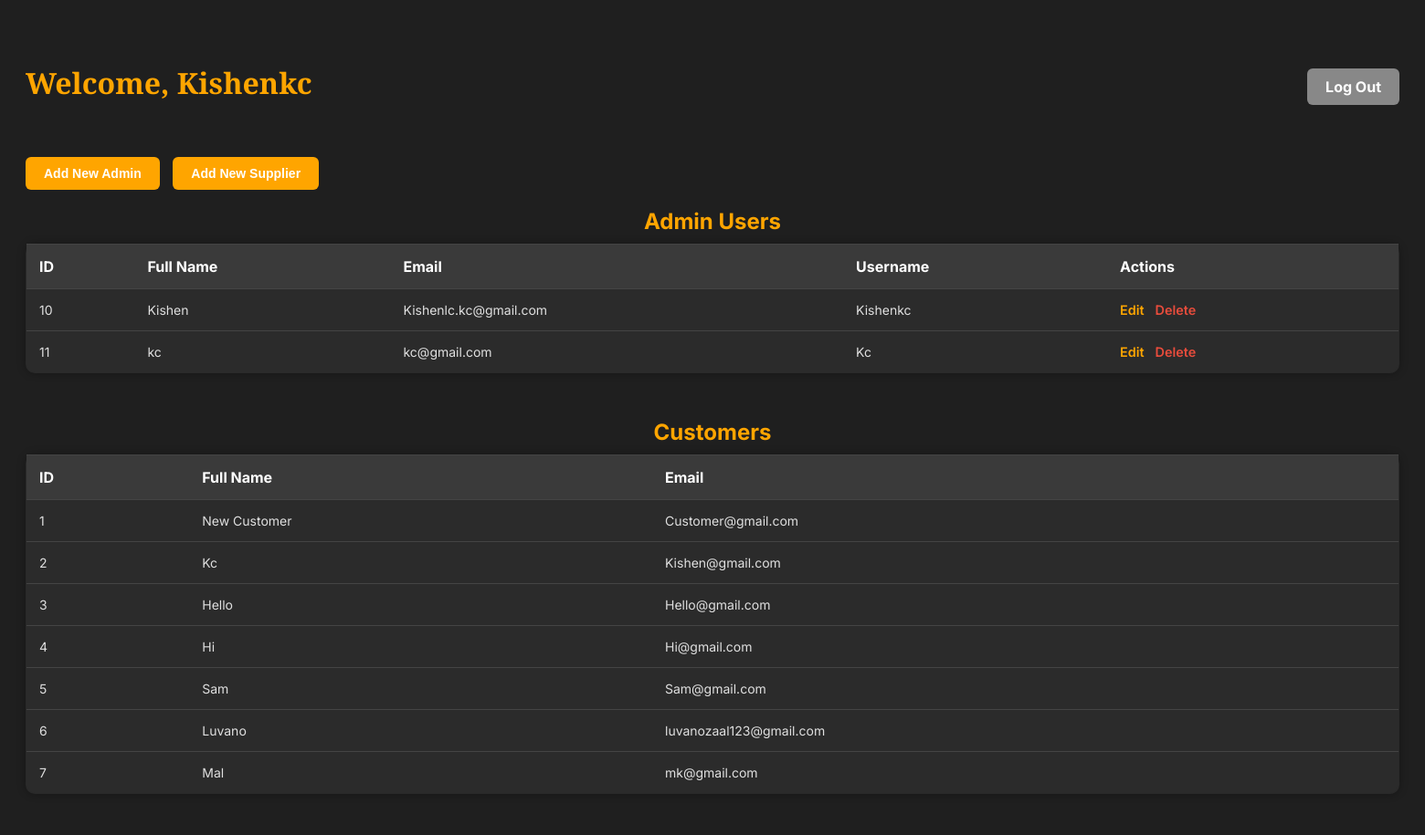
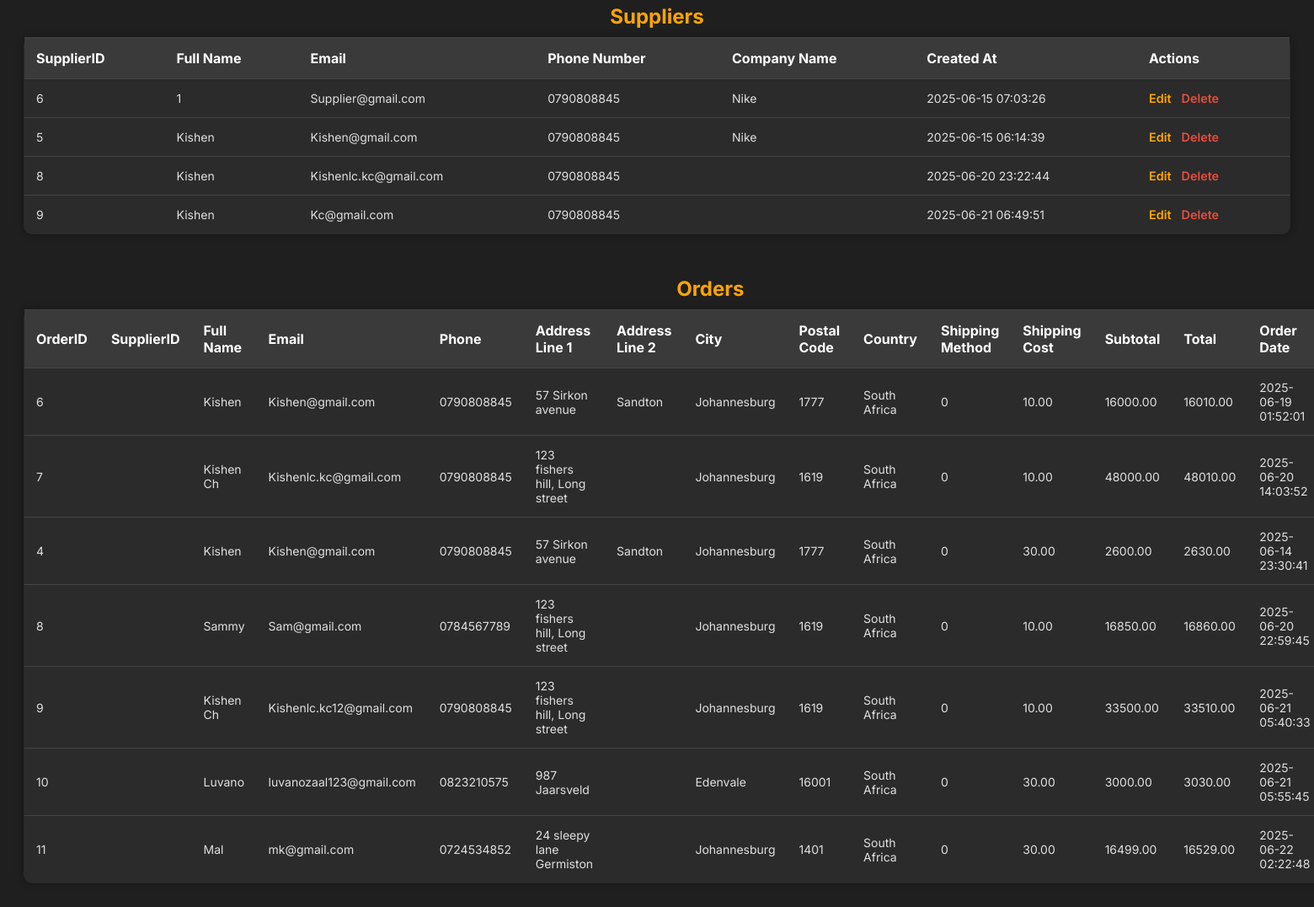
The app's page /admin_dashboard.php (signed in) with its own data (2 pictures, top to bottom).
### tables this page shows
CREATE TABLE `customers` (
  `CustomerID` int(11) NOT NULL,
  `FullName` varchar(100) NOT NULL,
  `Email` varchar(100) NOT NULL,
  `PasswordHash` varchar(255) NOT NULL,
  `CreatedAt` timestamp NOT NULL DEFAULT current_timestamp()
);

CREATE TABLE `suppliers` (
  `SupplierID` int(11) NOT NULL,
  `FullName` varchar(100) NOT NULL,
  `Email` varchar(100) NOT NULL,
  `PasswordHash` varchar(255) NOT NULL,
  `PhoneNumber` varchar(20) DEFAULT NULL,
  `CompanyName` varchar(100) DEFAULT NULL,
  `CreatedAt` timestamp NOT NULL DEFAULT current_timestamp()
);

CREATE TABLE `orders` (
  `OrderID` int(11) NOT NULL,
  `SupplierID` int(11) DEFAULT NULL,
  `FullName` varchar(255) DEFAULT NULL,
  `Email` varchar(255) DEFAULT NULL,
  `Phone` varchar(50) DEFAULT NULL,
  `AddressLine1` varchar(255) DEFAULT NULL,
  `AddressLine2` varchar(255) DEFAULT NULL,
  `City` varchar(100) DEFAULT NULL,
  `PostalCode` varchar(20) DEFAULT NULL,
  `Country` varchar(100) DEFAULT NULL,
  `ShippingMethod` varchar(50) DEFAULT NULL,
  `ShippingCost` decimal(10,2) DEFAULT NULL,
  `Subtotal` decimal(10,2) DEFAULT NULL,
  `Total` decimal(10,2) DEFAULT NULL,
  `OrderDate` datetime DEFAULT current_timestamp()
);

### htdocs/admin_dashboard.php (the view, shortened to what this page needs)
<?php
require 'db.php';
$admin_result = $conn->query("SELECT id, full_name, email, username FROM admins");
$supplier_result = $conn->query("SELECT SupplierID, FullName, Email, PhoneNumber, CompanyName, CreatedAt FROM suppliers");
$order_result = $conn->query("SELECT * FROM orders");
$customer_result = $conn->query("SELECT CustomerID, FullName, Email FROM customers");
?>
<!DOCTYPE html>
<html lang="en">
<head>
</head>
<body>
<div class="header">
    <h1>Welcome, <?= htmlspecialchars($_SESSION['admin_username']) ?></h1>
    <a href="admin_logout.php" class="logout-link">Log Out</a>
</div>
<form action="create_admin.php" method="get"><button type="submit">Add New Admin</button></form>
<form action="supplier_create.php" method="get"><button type="submit">Add New Supplier</button></form>
<table>
    <caption>Admin Users</caption>
    <thead>
        <tr>
            <th>ID</th>
            <th>Full Name</th>
            <th>Email</th>
            <th>Username</th>
            <th>Actions</th>
        </tr>
    </thead>
    <tbody>
        <?php while ($admin = $admin_result->fetch_assoc()): ?>
            <tr>
                <td><?= $admin['id'] ?></td>
                <td><?= htmlspecialchars($admin['full_name']) ?></td>
                <td><?= htmlspecialchars($admin['email']) ?></td>
                <td><?= htmlspecialchars($admin['username']) ?></td>
                <td class="action-links">
                    <a class="edit" href="edit_admin.php?id=<?= $admin['id'] ?>">Edit</a>
                    <a class="delete" href="confirm_delete_admin.php?id=<?= $admin['id'] ?>">Delete</a>
                </td>
            </tr>
        <?php endwhile; ?>
    </tbody>
</table>
<table>
    <caption>Customers</caption>
    <thead>
        <tr>
            <th>ID</th>
            <th>Full Name</th>
            <th>Email</th>
        </tr>
    </thead>
    <tbody>
        <?php while ($customer =$customer_result->fetch_assoc()): ?>
            <tr>
                <td><?= $customer['CustomerID'] ?></td>
                <td><?= htmlspecialchars($customer['FullName']) ?></td>
                <td><?= htmlspecialchars($customer['Email']) ?></td>
            </tr>
        <?php endwhile; ?>
    </tbody>
</table>
<table>
    <caption>Suppliers</caption>
    <thead>
        <tr>
            <th>SupplierID</th>
            <th>Full Name</th>
            <th>Email</th>
            <th>Phone Number</th>
            <th>Company Name</th>
            <th>Created At</th>
            <th>Actions</th>
        </tr>
    </thead>
    <tbody>
        <?php while ($supplier = $supplier_result->fetch_assoc()): ?>
            <tr>
                <td><?= $supplier['SupplierID'] ?></td>
                <td><?= htmlspecialchars($supplier['FullName']) ?></td>
                <td><?= htmlspecialchars($supplier['Email']) ?></td>
                <td><?= htmlspecialchars($supplier['PhoneNumber']) ?></td>
                <td><?= htmlspecialchars($supplier['CompanyName']) ?></td>
                <td><?= $supplier['CreatedAt'] ?></td>
                <td class="action-links">
                    <a class="edit" href="edit_supplier.php?id=<?= $supplier['SupplierID'] ?>">Edit</a>
                    <a class="delete" href="confirm_delete_supplier.php?id=<?= $supplier['SupplierID'] ?>">Delete</a>
                </td>
            </tr>
        <?php endwhile; ?>
    </tbody>
</table>
<table>
    <caption>Orders</caption>
    <thead>
        <tr>
            <th>OrderID</th>
            <th>SupplierID</th>
            <th>Full Name</th>
            <th>Email</th>
            <th>Phone</th>
            <th>Address Line 1</th>
            <th>Address Line 2</th>
            <th>City</th>
            <th>Postal Code</th>
            <th>Country</th>
            <th>Shipping Method</th>
            <th>Shipping Cost</th>
            <th>Subtotal</th>
            <th>Total</th>
            <th>Order Date</th>
        </tr>
    </thead>
    <tbody>
        <?php while ($order = $order_result->fetch_assoc()): ?>
            <tr>
                <td><?= $order['OrderID'] ?></td>
                <td><?= $order['SupplierID'] ?></td>
                <td><?= htmlspecialchars($order['FullName']) ?></td>
                <td><?= htmlspecialchars($order['Email']) ?></td>
                <td><?= htmlspecialchars($order['Phone']) ?></td>
                <td><?= htmlspecialchars($order['AddressLine1']) ?></td>
                <td><?= htmlspecialchars($order['AddressLine2']) ?></td>
                <td><?= htmlspecialchars($order['City']) ?></td>
                <td><?= htmlspecialchars($order['PostalCode']) ?></td>
                <td><?= htmlspecialchars($order['Country']) ?></td>
                <td><?= htmlspecialchars($order['ShippingMethod']) ?></td>
                <td><?= $order['ShippingCost'] ?></td>
                <td><?= $order['Subtotal'] ?></td>
                <td><?= $order['Total'] ?></td>
                <td><?= $order['OrderDate'] ?></td>
            </tr>
        <?php endwhile; ?>
    </tbody>
</table>
</body>
</html>

### htdocs/admin_dashboard.php (style rules this page uses)
:root { --dark-bg: #1f1f1f; --text-color: #e0e0e0; --header-bg: #333; --card-bg: #2a2a2a; --border-color: #444; --btn-orange: #ffa500; --btn-orange-hover: #cc8400; --btn-grey: #888; --btn-grey-hover: #666; --danger: #e74c3c; --danger-hover: #c0392b; }
* { box-sizing: border-box; }
body { background: var(--dark-bg); color: var(--text-color); font-family: 'Inter', sans-serif; padding: 40px 20px; }
h1 { font-family: 'Playfair Display', serif; font-size: 2rem; color: var(--btn-orange); margin-bottom: 30px; }
.header { display: flex; justify-content: space-between; align-items: center; margin-bottom: 30px; }
.logout-link { background-color: var(--btn-grey); color: white; padding: 10px 20px; border-radius: 6px; font-weight: bold; text-decoration: none; transition: background-color 0.3s ease; }
button { background-color: var(--btn-orange); border: none; padding: 10px 20px; border-radius: 6px; font-weight: bold; color: #fff; font-size: 14px; margin: 0 10px 20px 0; cursor: pointer; transition: background-color 0.3s ease; }
table { width: 100%; border-collapse: collapse; margin-bottom: 50px; background: var(--card-bg); border: 1px solid var(--border-color); border-radius: 10px; overflow: hidden; box-shadow: 0 0 10px rgba(0,0,0,0.3); }
caption { caption-side: top; font-size: 1.5rem; color: var(--btn-orange); margin-bottom: 10px; font-weight: bold; }
th, td { padding: 14px; text-align: left; border-bottom: 1px solid var(--border-color); }
th { background-color: #3a3a3a; color: #fff; }
td { background-color: #2b2b2b; color: var(--text-color); font-size: 14px; }
.action-links a { text-decoration: none; font-weight: 600; margin-right: 8px; font-size: 0.9rem; }
.action-links a.edit { color: var(--btn-orange); }
.action-links a.delete { color: var(--danger); }
form { display: inline; }

### records on screen
customers: CustomerID "1", FullName "New Customer", Email "Customer@gmail.com"
customers: CustomerID "2", FullName "Kc", Email "Kishen@gmail.com"
customers: CustomerID "3", FullName "Hello", Email "Hello@gmail.com"
customers: CustomerID "4", FullName "Hi", Email "Hi@gmail.com"
customers: CustomerID "5", FullName "Sam", Email "Sam@gmail.com"
customers: CustomerID "6", FullName "Luvano", Email "luvanozaal123@gmail.com"
customers: CustomerID "7", FullName "Mal", Email "mk@gmail.com"
suppliers: SupplierID "6", FullName "1", Email "Supplier@gmail.com", PhoneNumber "0790808845", CompanyName "Nike", CreatedAt "2025-06-15 07:03:26"
suppliers: SupplierID "5", FullName "Kishen", Email "Kishen@gmail.com", PhoneNumber "0790808845", CompanyName "Nike", CreatedAt "2025-06-15 06:14:39"
suppliers: SupplierID "8", FullName "Kishen", Email "Kishenlc.kc@gmail.com", PhoneNumber "0790808845", CreatedAt "2025-06-20 23:22:44"
suppliers: SupplierID "9", FullName "Kishen", Email "Kc@gmail.com", PhoneNumber "0790808845", CreatedAt "2025-06-21 06:49:51"
orders: OrderID "6", FullName "Kishen", Email "Kishen@gmail.com", Phone "0790808845", AddressLine1 "57 Sirkon avenue", AddressLine2 "Sandton", City "Johannesburg", PostalCode "1777", Country "South Africa", ShippingMethod "0", ShippingCost "10.00", Subtotal "16000.00", Total "16010.00", OrderDate "2025-06-19 01:52:01"
orders: OrderID "7", FullName "Kishen Ch", Email "Kishenlc.kc@gmail.com", Phone "0790808845", AddressLine1 "123 fishers hill, Long street", City "Johannesburg", PostalCode "1619", Country "South Africa", ShippingMethod "0", ShippingCost "10.00", Subtotal "48000.00", Total "48010.00", OrderDate "2025-06-20 14:03:52"
orders: OrderID "4", FullName "Kishen", Email "Kishen@gmail.com", Phone "0790808845", AddressLine1 "57 Sirkon avenue", AddressLine2 "Sandton", City "Johannesburg", PostalCode "1777", Country "South Africa", ShippingMethod "0", ShippingCost "30.00", Subtotal "2600.00", Total "2630.00", OrderDate "2025-06-14 23:30:41"
orders: OrderID "8", FullName "Sammy", Email "Sam@gmail.com", Phone "0784567789", AddressLine1 "123 fishers hill, Long street", City "Johannesburg", PostalCode "1619", Country "South Africa", ShippingMethod "0", ShippingCost "10.00", Subtotal "16850.00", Total "16860.00", OrderDate "2025-06-20 22:59:45"
orders: OrderID "9", FullName "Kishen Ch", Email "Kishenlc.kc12@gmail.com", Phone "0790808845", AddressLine1 "123 fishers hill, Long street", City "Johannesburg", PostalCode "1619", Country "South Africa", ShippingMethod "0", ShippingCost "10.00", Subtotal "33500.00", Total "33510.00", OrderDate "2025-06-21 05:40:33"
orders: OrderID "10", FullName "Luvano", Email "luvanozaal123@gmail.com", Phone "0823210575", AddressLine1 "987 Jaarsveld", City "Edenvale", PostalCode "16001", Country "South Africa", ShippingMethod "0", ShippingCost "30.00", Subtotal "3000.00", Total "3030.00", OrderDate "2025-06-21 05:55:45"
orders: OrderID "11", FullName "Mal", Email "mk@gmail.com", Phone "0724534852", AddressLine1 "24 sleepy lane Germiston", City "Johannesburg", PostalCode "1401", Country "South Africa", ShippingMethod "0", ShippingCost "30.00", Subtotal "16499.00", Total "16529.00", OrderDate "2025-06-22 02:22:48"

### other values on screen
$_SESSION['admin_username'] "Kishenkc"
$admin['id'] "10"
$admin['full_name'] "Kishen"
$admin['email'] "Kishenlc.kc@gmail.com"
$admin['username'] "Kishenkc"
$admin['id'] "11"
$admin['full_name'] "kc"
$admin['email'] "kc@gmail.com"
$admin['username'] "Kc"
